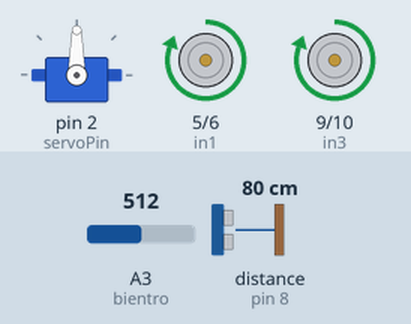
Recording of a sketch running on a simulated Arduino Uno, built with avr-gcc and run on an emulated ATmega328P. Shown: servo, motor-driver pin pairs drawn as motors (green arrow = first pin HIGH = forward, orange = second pin HIGH = backward, longer = more drive). Wiring (inferred from the names in the program): ultrasonic range finder: trigger pin 7; echo pin 8. The inputs (shaded band) are chosen by the test bench; at power-on: distance to the obstacle (sensor on pin 8) 80 cm, A3 (bientro) = 512. The echo pulse lasts 58.3 µs per cm.

Above: at 1.8 s.
1.9 s: distance to the obstacle (sensor on pin 8) set to 13 cm
3.4 s: distance to the obstacle (sensor on pin 8) set to 10 cm
At 4.6 s:
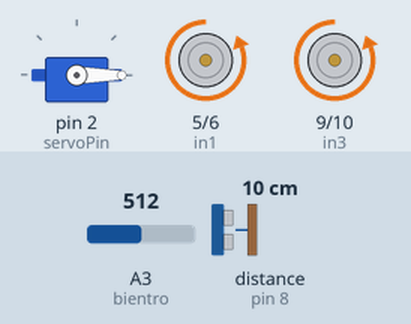
7.5 s: A3 (bientro) set to 716
11.6 s: A3 (bientro) set to 900
15.7 s: distance to the obstacle (sensor on pin 8) set to 18 cm
At 16.8 s:
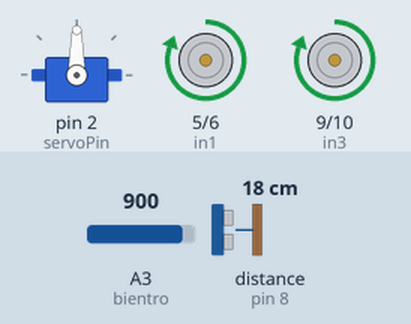
19.8 s: A3 (bientro) set to 1023
Timing chart, 0 to 22.8 s (numbered marks = the images above; inputs shaded):
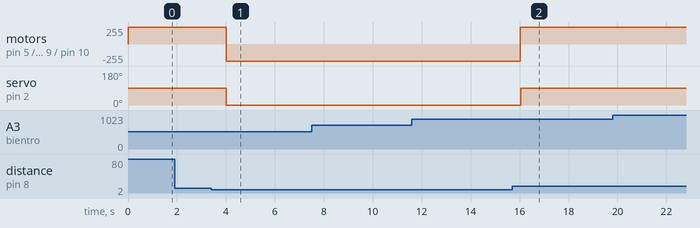

Measured:
- the behaviour switches between 12 and 11 cm on distance to the obstacle (sensor on pin 8) (found by bisection; images 0 and 1)
- after the input at 1.9 s, every drawn part: stays the same
- after the input at 3.4 s, motor on pin 5 (in1) / pin 6 (in2), motor on pin 9 (in3) / pin 10 (in4): forward 255/255 → backward 255/255 after 0.62 s; servo on pin 2 (servoPin): 90° → 0° after 0.62 s
- after the input at 15.7 s, motor on pin 5 (in1) / pin 6 (in2), motor on pin 9 (in3) / pin 10 (in4): backward 255/255 → forward 255/255 after 0.34 s; servo on pin 2 (servoPin): 0° → 90° after 0.34 s

The sketch:

robotcamung.ino
```cpp
// connect motor controller pins to Arduino digital pins
// motor one
//#include "analogWrite.h"
int trig = 7; //enA
int in1 = 5;
int in2 = 6;
// motor two
int echo = 8; // enB
int in3 = 9;
int in4 = 10;
//int LED =2;
int servoPin = 2;
int bientro = 3;
#include <Servo.h>
Servo myservo;
void setup()
{
  // set all the motor control pins to outputs
  pinMode(trig, OUTPUT);
  pinMode(echo, INPUT);
  pinMode(in1, OUTPUT);
  pinMode(in2, OUTPUT);
  pinMode(in3, OUTPUT);
  pinMode(in4, OUTPUT);
  //pinMode(LED, OUTPUT);
  myservo.attach(servoPin);
}
void demoOne()
{
  // this function will run the motors in both directions at a fixed speed
  // turn on motor A
  digitalWrite(in1, HIGH);
  digitalWrite(in2, LOW);
  // set speed to 200 out of possible range 0~255
  //analogWrite(enA, 200);
  // turn on motor B
  digitalWrite(in3, HIGH);
  digitalWrite(in4, LOW);
  // set speed to 200 out of possible range 0~255
  //analogWrite(enB, 200);
  //delay(2000);
  // now change motor directions
  /*
  digitalWrite(in1, LOW);
  digitalWrite(in2, HIGH);
  digitalWrite(in3, LOW);
  digitalWrite(in4, HIGH);
  delay(2000);*/
  // now turn off motors
  /*
  digitalWrite(in1, LOW);
  digitalWrite(in2, LOW);
  digitalWrite(in3, LOW);
  digitalWrite(in4, LOW);*/
}
void demoTwo()
{
  // this function will run the motors across the range of possible speeds
  // note that maximum speed is determined by the motor itself and the operating voltage
  // the PWM values sent by analogWrite() are fractions of the maximum speed possible
  // by your hardware
  // turn on motors
  digitalWrite(in1, LOW);
  digitalWrite(in2, HIGH);
  digitalWrite(in3, LOW);
  digitalWrite(in4, HIGH);
  // accelerate from zero to maximum speed

/* for (int i = 0; i < 256; i++) {
analogWrite(enA, i);
analogWrite(enB, i);
delay(20);
}*/
// decelerate from maximum speed to zero
/*
for (int i = 255; i > 0; --i)
  {
    analogWrite(enA, i);
    analogWrite(enB, i);
    delay(20);
  }
 */

  // now turn off motors
  /*
  digitalWrite(in1, LOW);
  digitalWrite(in2, LOW);
  digitalWrite(in3, LOW);
  digitalWrite(in4, LOW); */
}
void loop()
{
  int value = analogRead(bientro);// Đọc giá trị biến trở
   int servoPos = map(value, 0, 1023, 0, 180);
   myservo.write(servoPos);
  unsigned long duration; // biến đo thời gian
    int distance;           // biến lưu khoảng cách

    /* Phát xung từ chân trig */
    digitalWrite(trig,0);   // tắt chân trig
    delayMicroseconds(2);
    digitalWrite(trig,1);   // phát xung từ chân trig
    delayMicroseconds(5);   // xung có độ dài 5 microSeconds
    digitalWrite(trig,0);   // tắt chân trig

    /* Tính toán thời gian */
    // Đo độ rộng xung HIGH ở chân echo.
    duration = pulseIn(echo,HIGH);
    // Tính khoảng cách đến vật.
    distance = int(duration/2/29.412);

    /* In kết quả ra Serial Monitor */
    Serial.print(distance);
    Serial.println("cm");
   // digitalWrite(LED, HIGH);   // turn the LED on (HIGH is the voltage level
    if (distance  > 10 ) {
      demoOne();//forward
      myservo.write(90);
    }
     else {
      demoTwo(); // back
     //delay(100);
     //demoOne();//forward
       // Cho servo quay một góc là servoPos độ
    myservo.write(0);
     }
    //digitalWrite(LED, LOW);    // turn the LED off by making the voltage LOW


    Serial.println(servoPos);
    delay(1000);
  }
```
